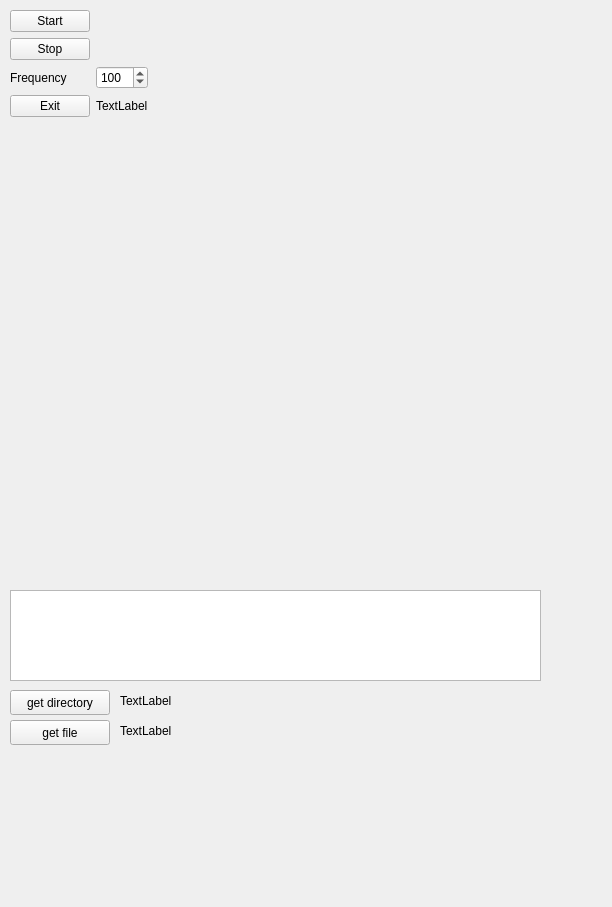
<?xml version="1.0" encoding="UTF-8"?>
<ui version="4.0">
    <class>Widget</class>
    <widget class="QWidget" name="Widget">
        <property name="geometry">
            <rect>
                <x>0</x>
                <y>0</y>
                <width>612</width>
                <height>907</height>
            </rect>
        </property>
        <property name="windowTitle">
            <string>Widget</string>
        </property>
        <widget class="QWidget" name="gridLayoutWidget">
            <property name="geometry">
                <rect>
                    <x>10</x>
                    <y>10</y>
                    <width>531</width>
                    <height>150</height>
                </rect>
            </property>
            <layout class="QGridLayout" name="gridLayout">
                <item row="2" column="2">
                    <spacer name="horizontalSpacer">
                        <property name="orientation">
                            <enum>Qt::Horizontal</enum>
                        </property>
                        <property name="sizeHint" stdset="0">
                            <size>
                                <width>40</width>
                                <height>20</height>
                            </size>
                        </property>
                    </spacer>
                </item>
                <item row="9" column="1">
                    <widget class="QLabel" name="label">
                        <property name="text">
                            <string>TextLabel</string>
                        </property>
                    </widget>
                </item>
                <item row="6" column="0">
                    <widget class="QLabel" name="label_5">
                        <property name="text">
                            <string>Frequency</string>
                        </property>
                    </widget>
                </item>
                <item row="6" column="1">
                    <widget class="QSpinBox" name="spinBox">
                        <property name="minimum">
                            <number>1</number>
                        </property>
                        <property name="maximum">
                            <number>200</number>
                        </property>
                        <property name="singleStep">
                            <number>5</number>
                        </property>
                        <property name="value">
                            <number>100</number>
                        </property>
                    </widget>
                </item>
                <item row="3" column="0">
                    <widget class="QPushButton" name="pushButton_2">
                        <property name="maximumSize">
                            <size>
                                <width>100</width>
                                <height>100</height>
                            </size>
                        </property>
                        <property name="text">
                            <string>Stop</string>
                        </property>
                    </widget>
                </item>
                <item row="9" column="0">
                    <widget class="QPushButton" name="pushButton_3">
                        <property name="maximumSize">
                            <size>
                                <width>100</width>
                                <height>100</height>
                            </size>
                        </property>
                        <property name="text">
                            <string>Exit</string>
                        </property>
                    </widget>
                </item>
                <item row="2" column="0">
                    <widget class="QPushButton" name="pushButton">
                        <property name="maximumSize">
                            <size>
                                <width>100</width>
                                <height>100</height>
                            </size>
                        </property>
                        <property name="text">
                            <string>Start</string>
                        </property>
                    </widget>
                </item>
                <item row="10" column="0">
                    <spacer name="verticalSpacer">
                        <property name="orientation">
                            <enum>Qt::Vertical</enum>
                        </property>
                        <property name="sizeHint" stdset="0">
                            <size>
                                <width>20</width>
                                <height>40</height>
                            </size>
                        </property>
                    </spacer>
                </item>
            </layout>
        </widget>
        <widget class="QWidget" name="verticalLayoutWidget">
            <property name="geometry">
                <rect>
                    <x>10</x>
                    <y>160</y>
                    <width>531</width>
                    <height>431</height>
                </rect>
            </property>
            <layout class="QVBoxLayout" name="verticalLayout">
                <item>
                    <widget class="my_widget" name="my_widget" native="true">
                        <property name="sizePolicy">
                            <sizepolicy hsizetype="Expanding" vsizetype="Maximum">
                                <horstretch>0</horstretch>
                                <verstretch>0</verstretch>
                            </sizepolicy>
                        </property>
                        <property name="minimumSize">
                            <size>
                                <width>100</width>
                                <height>100</height>
                            </size>
                        </property>
                        <property name="maximumSize">
                            <size>
                                <width>1000</width>
                                <height>1000</height>
                            </size>
                        </property>
                    </widget>
                </item>
            </layout>
        </widget>
        <widget class="QTextBrowser" name="textBrowser">
            <property name="geometry">
                <rect>
                    <x>10</x>
                    <y>590</y>
                    <width>531</width>
                    <height>91</height>
                </rect>
            </property>
        </widget>
        <widget class="QPushButton" name="pushButton_4">
            <property name="geometry">
                <rect>
                    <x>10</x>
                    <y>690</y>
                    <width>100</width>
                    <height>25</height>
                </rect>
            </property>
            <property name="maximumSize">
                <size>
                    <width>100</width>
                    <height>100</height>
                </size>
            </property>
            <property name="text">
                <string>get directory</string>
            </property>
        </widget>
        <widget class="QPushButton" name="pushButton_5">
            <property name="geometry">
                <rect>
                    <x>10</x>
                    <y>720</y>
                    <width>100</width>
                    <height>25</height>
                </rect>
            </property>
            <property name="maximumSize">
                <size>
                    <width>100</width>
                    <height>100</height>
                </size>
            </property>
            <property name="text">
                <string>get file</string>
            </property>
        </widget>
        <widget class="QLabel" name="label_2">
            <property name="geometry">
                <rect>
                    <x>120</x>
                    <y>690</y>
                    <width>421</width>
                    <height>21</height>
                </rect>
            </property>
            <property name="text">
                <string>TextLabel</string>
            </property>
        </widget>
        <widget class="QLabel" name="label_3">
            <property name="geometry">
                <rect>
                    <x>120</x>
                    <y>720</y>
                    <width>421</width>
                    <height>21</height>
                </rect>
            </property>
            <property name="text">
                <string>TextLabel</string>
            </property>
        </widget>
    </widget>
    <customwidgets>
        <customwidget>
            <class>my_widget</class>
            <extends>QWidget</extends>
            <header>my_widget.h</header>
            <container>1</container>
        </customwidget>
    </customwidgets>
    <resources/>
    <connections/>
</ui>
